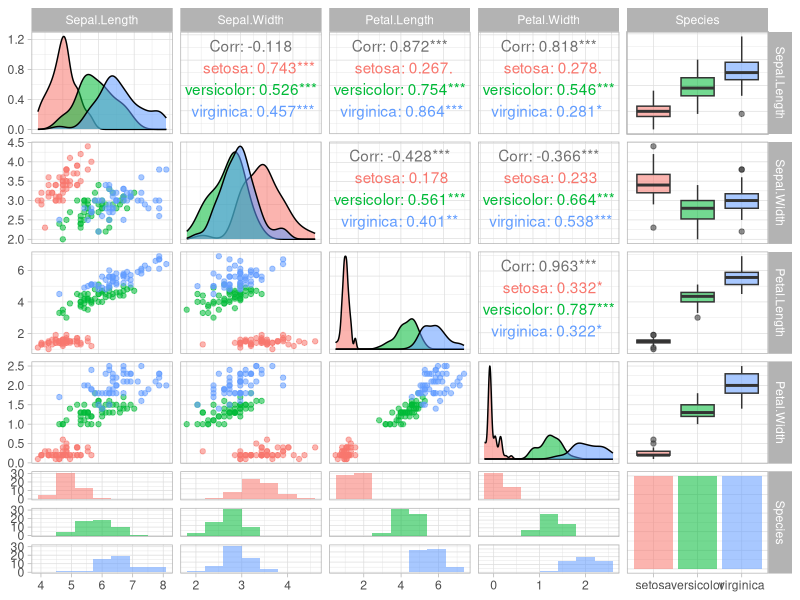
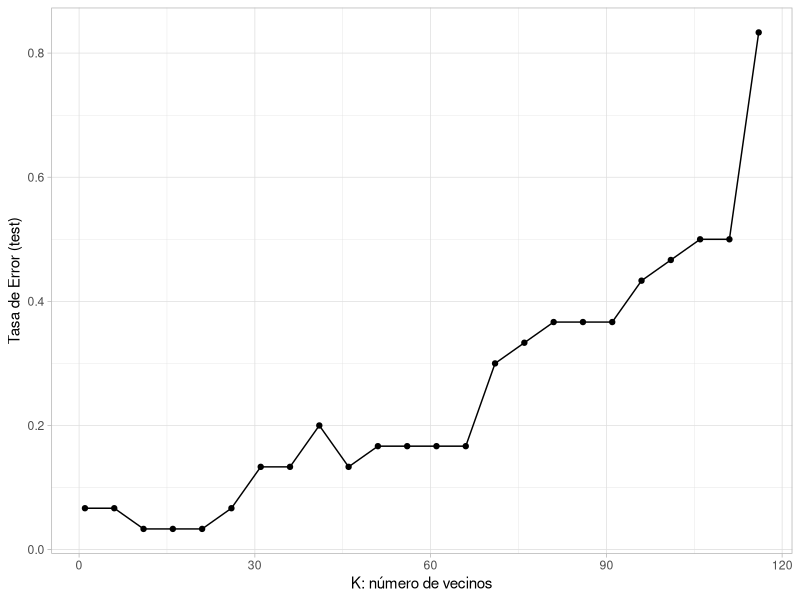
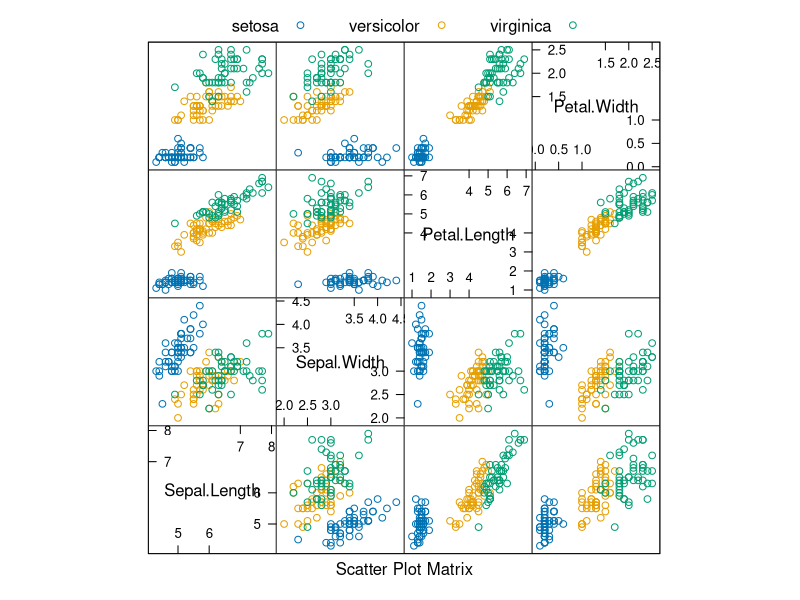
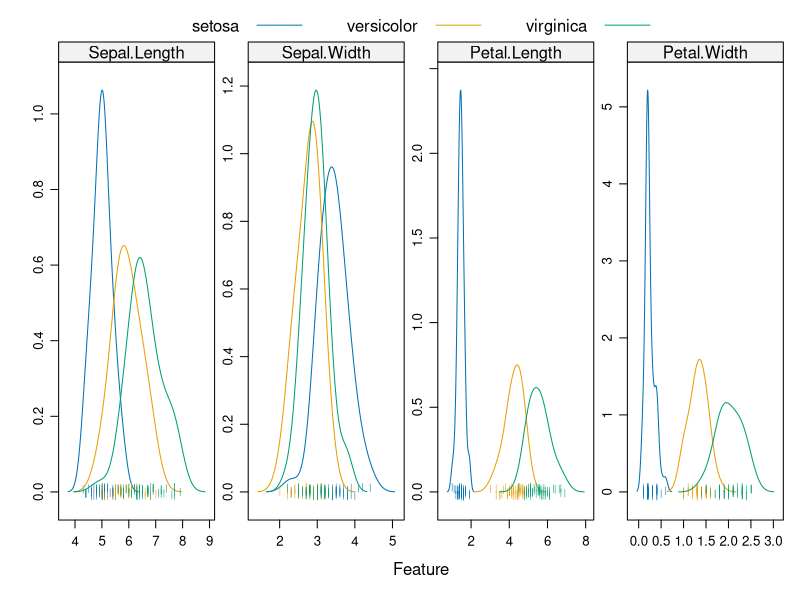
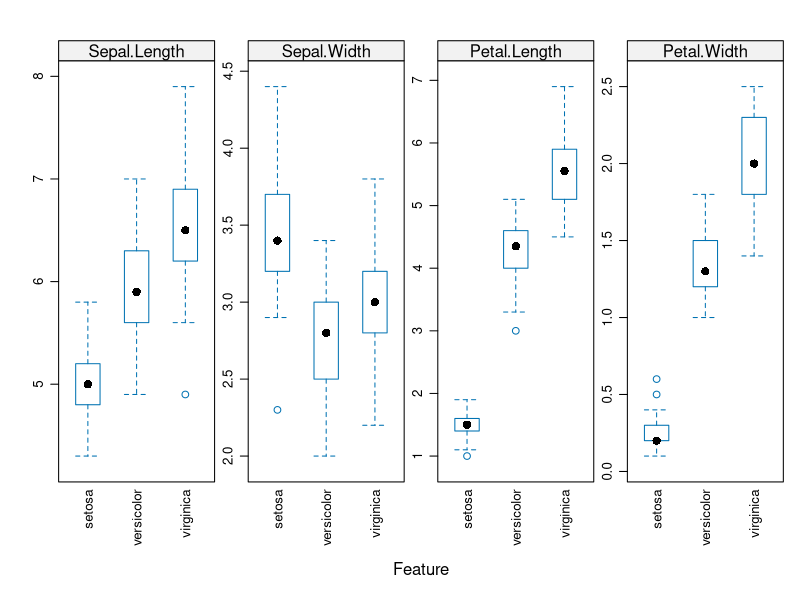
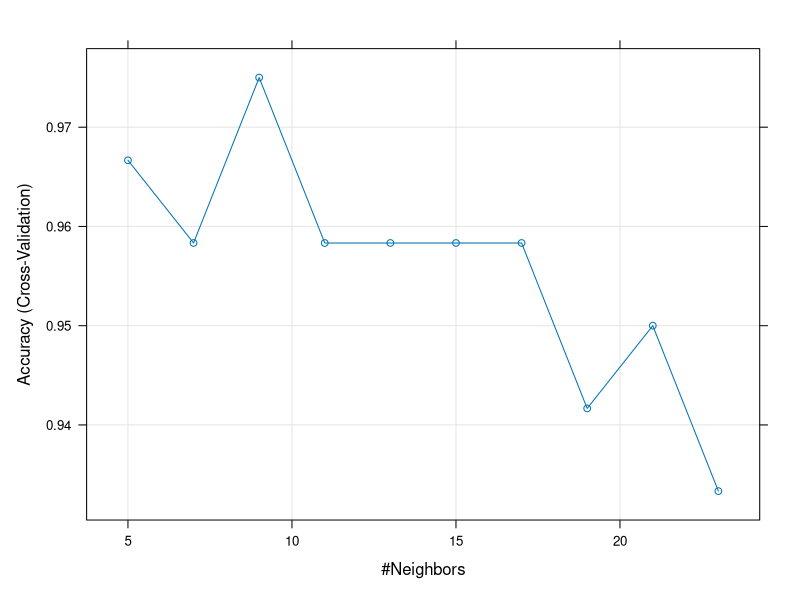
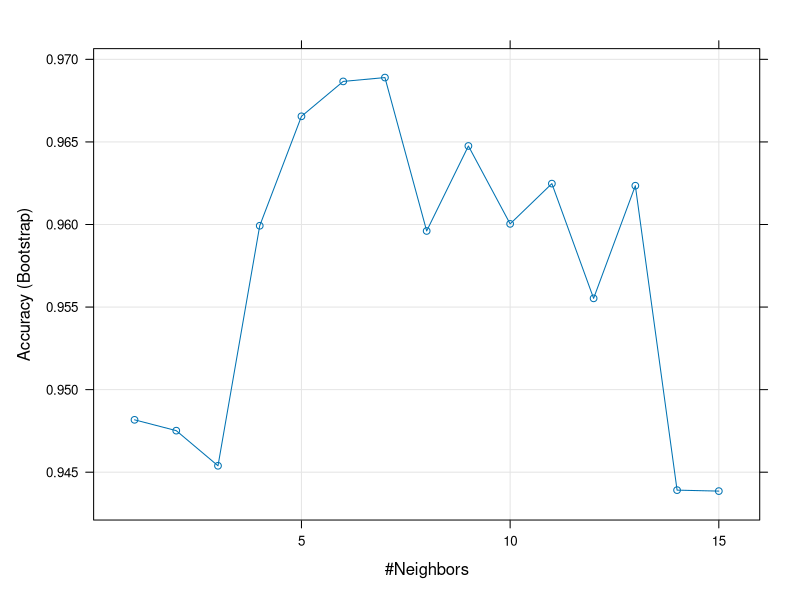
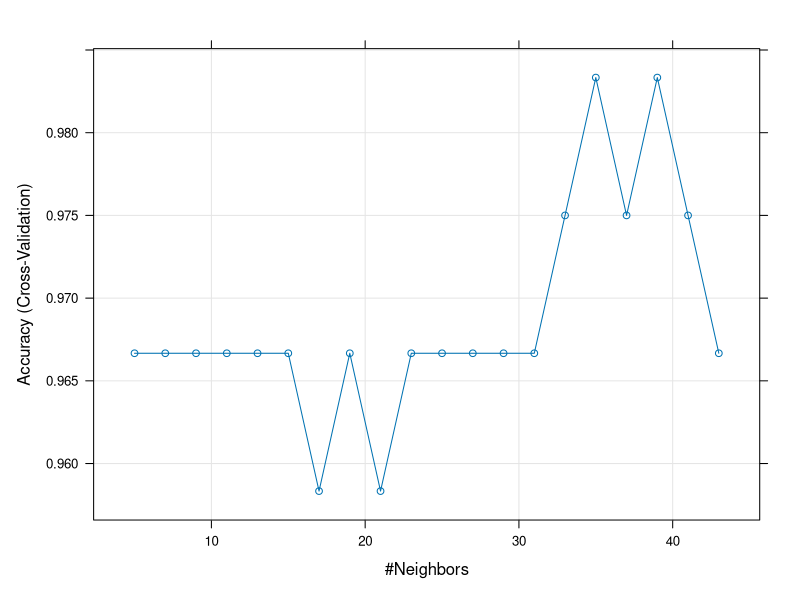

Reproduce these figures in R, in order.
## ---- chunk 1
knitr::kable(
  head(iris, 10), caption = 'Estructura del dataset Iris',
  booktabs = TRUE
)
## ---- chunk 2
library(class)
library(ggplot2)
library(GGally)

df <- data(iris) # cargar datos
summary(iris) # un breve descriptivo

# ver el balance de la muestra, según las clases
prop.table(table(iris$Species))

# visualización
ggpairs(iris, ggplot2::aes(colour = Species, alpha = 0.2), lower=list(combo=wrap("facethist",  
bins=round(sqrt(50))))) + theme_light()

## ---- chunk 3
iris.scl <- scale(iris[,1:4])
## ---- chunk 4
# set de índices para entrenar-validar (80% - 20%)
set.seed(123)
train.ID <- sample(1:nrow(iris), 0.8 * nrow(iris)) 

# matriz de diseño para entrenar
X.train <- iris.scl[train.ID,1:4]
# matriz de diseño para testear
X.test <- iris.scl[-train.ID,1:4]
# respuesta (categórica) entrenamiento
Y <- iris[train.ID,5]
# respuesta (categórica) test
Y.test <- iris[-train.ID,5]
## ---- chunk 5
# KNN 
pr <- knn(X.train, X.test, cl=Y, k = round(sqrt(nrow(X.train))))

# matriz de confusión
tab <- table(pr,Y.test)

## ---- chunk 6
knitr::kable(
  tab, caption = 'Matriz de Confusión - KNN Iris',
  booktabs = TRUE)

## ---- chunk 7
# tasa de error test
test.error <- sum(pr != Y.test)/sum(tab)
test.error
## ---- chunk 8
test.error <- data.frame()
for (K in seq(1, 120, by = 5)) {
  # KNN
  pr <- knn(X.train,X.test,cl=Y,k=K)
  # matriz de confusion
  tab <- table(pr,Y.test)
  # tasa de error test
  test.error <- rbind(test.error, 
                        data.frame(Tasa.Error = sum(pr != Y.test)/sum(tab), K))
}

ggplot(test.error, aes(x = K, y = Tasa.Error)) + 
  geom_point() + 
  geom_line() + 
  ylab("Tasa de Error (test)") +  xlab("K: número de vecinos") + 
  theme_light()
## ---- chunk 9
library(caret)
str(iris)
## ---- chunk 10
featurePlot(x = iris[, 1:4], 
            y = iris$Species, 
            plot = "pairs",
            ## Add a key at the top
            auto.key = list(columns = 3))
## ---- chunk 11
featurePlot(x = iris[, 1:4], 
            y = iris$Species,
            plot = "density", 
            ## Pass in options to xyplot() to 
            ## make it prettier
            scales = list(x = list(relation="free"), 
                          y = list(relation="free")), 
            adjust = 1.5, 
            pch = "|", 
            layout = c(4, 1), 
            auto.key = list(columns = 3))
## ---- chunk 12
featurePlot(x = iris[, 1:4], 
            y = iris$Species, 
            plot = "box", 
            ## Pass in options to bwplot() 
            scales = list(y = list(relation="free"),
                          x = list(rot = 90)),  
            layout = c(4,1 ), 
            auto.key = list(columns = 2))
## ---- chunk 13
# creamos una partición test
df <- iris
set.seed(123)
train.ID <- createDataPartition(df$Species, p = 0.8, list = FALSE)

train_df <- df[train.ID, ]
test_df <- df[-train.ID, ]
## ---- chunk 14
# primeros pasos con la validación cruzada...
fit_control <- trainControl(method='cv', number = 10)  

model_knn_iris <- train(Species ~., 
                       data = train_df, 
                       method = "knn", 
                       trControl = fit_control, 
                       preProcess = c("center", "scale"),  
                       tuneLength = 10)
model_knn_iris

plot(model_knn_iris)
## ---- chunk 15
# hagamos las predicciones del conjunto de prueba
prediction_knn_iris <- predict(model_knn_iris, newdata = test_df)
confusionMatrix(prediction_knn_iris, reference = test_df$Species)
## ---- chunk 16
# definimos el grid:
some_k <- expand.grid(k = 1:15) 

# k-fold CV pero con repeticiones
fit_control1 <- trainControl(
  method = "repeatedcv", 
  number = 10, # número de folds
  repeats = 5 ) # repeticiones

# bootstrap
fit_control2 <- trainControl(
  method = "boot",  
  number = 10) # número de muestras bootstrap

# LOOCV
fit_control3 <- trainControl(
  method = "LOOCV") 

model2_knn_iris <- train(Species ~., 
                        data = train_df, 
                        method = "knn", 
                        trControl = fit_control2, 
                        preProcess = c("center", "scale"),  
                        tuneGrid = some_k)
model2_knn_iris

plot(model2_knn_iris)

## ---- chunk 17
# hagamos las predicciones del conjunto de prueba
prediction_knn_iris2 <- predict(model2_knn_iris, newdata = test_df)
confusionMatrix(prediction_knn_iris2, reference = test_df$Species)
## ---- chunk 18
varImp(model_knn_iris)
## ---- chunk 19
# seleccionamos los predictores que queremos y la respuesta
df_petal <- iris[,c("Petal.Length", "Petal.Width", "Species")]
train_df_petal <- df_petal[train.ID, ]
test_df_petal <- df_petal[-train.ID, ]

# el modelo...
fit_control <- trainControl(method='cv', number = 10)  

model_knn_petal <- train(Species ~., 
                        data = train_df_petal, 
                        method = "knn", 
                        trControl = fit_control, 
                        preProcess = c("center", "scale"),  
                        tuneLength = 20)
model_knn_petal

plot(model_knn_petal)

## ---- chunk 20
# hagamos las predicciones del conjunto de prueba
prediction_knn_petal <- predict(model_knn_petal, newdata = test_df_petal)
confusionMatrix(prediction_knn_petal, reference = test_df_petal$Species)
## ---- chunk 21
decision_bound = function(train_df_in, test_df_in, model_in){
  # plot decision boundary  for iris[,c("Petal.Length", "Petal.Width", "Species")]

  require(MASS)
  require(caret)
  require(ggplot2)
  require(gridExtra)

  # Paso 1: crear un grid de valores desde min a max de ambos predictores
  pl = seq(min(train_df_in$Petal.Length), max(train_df_in$Petal.Length), length.out = 80)
  pw = seq(min(train_df_in$Petal.Width), max(train_df_in$Petal.Width), length.out = 80)

  lgrid <- expand.grid(Petal.Length=pl, Petal.Width=pw)

  # Paso 2: obtener las predicciones tanto para el grid como para el test
  modelPredGrid <- predict(model_in, newdata=lgrid)
  train_df_in$Pred.Class <- predict(model_in, newdata = train_df_in)
  test_df_in$Pred.Class <- predict(model_in, newdata = test_df_in)

  # Paso 3: ggplot con la funcion contour
  gg1 <- ggplot(data=lgrid) +
    stat_contour(aes(x=Petal.Length, y=Petal.Width, z=as.numeric(modelPredGrid)), bins=2) +
    geom_point(aes(x=Petal.Length, y=Petal.Width, colour=modelPredGrid), alpha=0.1) +
    labs(colour = "Clases") + ggtitle("Train") +
    geom_point(data=train_df_in,
               aes(x=Petal.Length, y=Petal.Width,
                   colour=Species), size=5, shape=1) +
    theme_light()

  gg2 <- ggplot(data=lgrid) +
    stat_contour(aes(x=Petal.Length, y=Petal.Width, z=as.numeric(modelPredGrid)), bins=2) +
    geom_point(aes(x=Petal.Length, y=Petal.Width, colour=modelPredGrid), alpha=0.1) +
    labs(colour = "Clases") + ggtitle("Test") +
    geom_point(data=test_df_in,
               aes(x=Petal.Length, y=Petal.Width,
                   colour=Species), size=5, shape=1) +
    theme_light()
  grid.arrange(gg1, gg2, ncol=1, nrow=2)
}

## ---- chunk 22
# fronteras de decisión, usando la nueva función
decision_bound(train_df_petal, test_df_petal, model_knn_petal)

## ---- chunk 23
library(MASS)
library(caret)
library(ggplot2)

# cargar e inspeccionar los datos
# para detalles sobre las variables predictoras:
# ?Boston
data(Boston)
str(Boston)
summary(Boston)
## ---- chunk 24
# ver correlaciones y posibles relaciones:

# todos los predictores:
# ggpairs(Boston, ggplot2::aes(y = medv, alpha = 0.2)) + theme_light()
# algunos predictores:
ggpairs(Boston[, c("lstat", "age", "rad", "rm", "ptratio", "medv")]) + theme_light()

## ---- chunk 25
# Split the data into training and test set
set.seed(123)
train.ID <- createDataPartition(Boston$medv, p = 0.8, list = FALSE)
train.data  <- Boston[train.ID, ]
test.data <- Boston[-train.ID, ]

# Fit the model on the training set
set.seed(123)
knn_reg_model <- train(
  medv~.,
  data = train.data,
  method = "knn",
  trControl = trainControl("cv", number = 10),
  preProcess = c("center","scale"),
  tuneLength = 20
)

knn_reg_model
# Plot model error RMSE vs different values of k
plot(knn_reg_model)
## ---- chunk 26
# predicciones
predictions <- predict(knn_reg_model, test.data)
# RMSE: raíz del error cuadrático medio
RMSE(predictions, test.data$medv)
# MAE: error absoluto medio
MAE(predictions, test.data$medv)
## ---- chunk 27
df_plot <- data.frame(pred = predictions, real = test.data$medv)
ggplot(df_plot, aes(x = pred, y = real)) +
  geom_point() +
  geom_abline(slope = 1, intercept = 0) +
  xlab(expression(hat( y))) + ylab("y") +
  theme_light()
## ---- chunk 28
# importancia de las variables según impacto en la predicción
varImp(knn_reg_model)

# seleccionemos solo algunas variables:
boston <- Boston[, c("lstat", "rm", "ptratio", "medv")]
## ---- chunk 29
# ajustamos el modelo en el nuevo diseño
train.data  <- boston[train.ID, ]
test.data <- boston[-train.ID, ]

set.seed(123)
knn_reg_model <- train(
  medv~.,
  data = train.data,
  method = "knn",
  trControl = trainControl("cv", number = 10),
  preProcess = c("center","scale"),
  tuneGrid = expand.grid(k = 1:15)
)

# Veamos si el modelo ha mejorado algo:

# predicciones
predictions <- predict(knn_reg_model, test.data)
# RMSE: raíz del error cuadrático medio
RMSE(predictions, test.data$medv)
# MAE: error absoluto medio
MAE(predictions, test.data$medv)
## ---- chunk 30
df_plot <- data.frame(pred = predictions, real = test.data$medv)
ggplot(df_plot, aes(x = pred, y = real)) +
  geom_point() +
  geom_abline(slope = 1, intercept = 0) +
  xlab(expression(hat( y))) + ylab("y") +
  theme_light()
